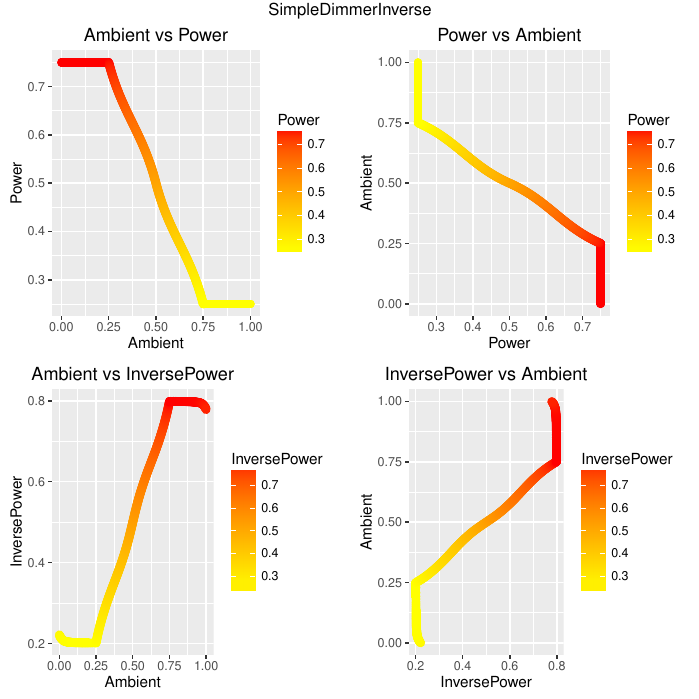

The script that saved this image:
#R script generated with fuzzylite 6.0.

library(ggplot2);

engine.name = "SimpleDimmerInverse"
engine.fll = "Engine: SimpleDimmerInverse
InputVariable: Ambient
  enabled: true
  range: 0.000 1.000
  lock-range: false
  term: DARK Triangle 0.000 0.250 0.500
  term: MEDIUM Triangle 0.250 0.500 0.750
  term: BRIGHT Triangle 0.500 0.750 1.000
OutputVariable: Power
  enabled: true
  range: 0.000 1.000
  lock-range: false
  aggregation: Maximum
  defuzzifier: Centroid 200
  default: nan
  lock-previous: false
  term: LOW Triangle 0.000 0.250 0.500
  term: MEDIUM Triangle 0.250 0.500 0.750
  term: HIGH Triangle 0.500 0.750 1.000
OutputVariable: InversePower
  enabled: true
  range: 0.000 1.000
  lock-range: false
  aggregation: Maximum
  defuzzifier: Centroid 500
  default: nan
  lock-previous: false
  term: LOW Cosine 0.200 0.500
  term: MEDIUM Cosine 0.500 0.500
  term: HIGH Cosine 0.800 0.500
RuleBlock: 
  enabled: true
  conjunction: none
  disjunction: none
  implication: Minimum
  activation: General
  rule: if Ambient is DARK then Power is HIGH
  rule: if Ambient is MEDIUM then Power is MEDIUM
  rule: if Ambient is BRIGHT then Power is LOW
  rule: if Power is LOW then InversePower is HIGH
  rule: if Power is MEDIUM then InversePower is MEDIUM
  rule: if Power is HIGH then InversePower is LOW"

engine.fldFile = "SimpleDimmerInverse.fld"
if (require(data.table)) {
    engine.df = data.table::fread(engine.fldFile, sep="auto", header="auto")
} else {
    engine.df = read.table(engine.fldFile, header=TRUE)
}

engine.plot.i1_o1 = ggplot(engine.df, aes(Ambient, Power)) + 
    geom_line(aes(color=Power), size=3, lineend="round", linejoin="mitre") + 
    scale_color_gradient(low="yellow", high="red") + 
    ggtitle("Ambient vs Power")

engine.plot.o1_i1 = ggplot(engine.df, aes(Ambient, Power)) + 
    geom_line(aes(color=Power), size=3, lineend="round", linejoin="mitre") + 
    scale_color_gradient(low="yellow", high="red") + 
    coord_flip() + 
    ggtitle("Power vs Ambient")

engine.plot.i1_o2 = ggplot(engine.df, aes(Ambient, InversePower)) + 
    geom_line(aes(color=InversePower), size=3, lineend="round", linejoin="mitre") + 
    scale_color_gradient(low="yellow", high="red") + 
    ggtitle("Ambient vs InversePower")

engine.plot.o2_i1 = ggplot(engine.df, aes(Ambient, InversePower)) + 
    geom_line(aes(color=InversePower), size=3, lineend="round", linejoin="mitre") + 
    scale_color_gradient(low="yellow", high="red") + 
    coord_flip() + 
    ggtitle("InversePower vs Ambient")

if (require(gridExtra)) {
    engine.plots = arrangeGrob(engine.plot.i1_o1, engine.plot.o1_i1, engine.plot.i1_o2, engine.plot.o2_i1, ncol=2, top=engine.name)
    ggsave(paste0(engine.name, ".pdf"), engine.plots)
    if (require(grid)) {
        grid.newpage()
        grid.draw(engine.plots)
    }
}
